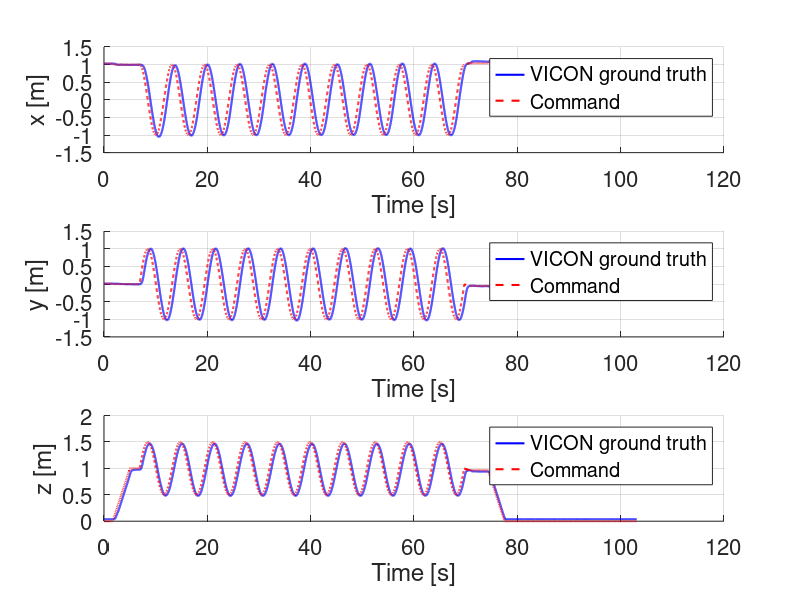

The MATLAB source for this figure:
clc
clear
close all;

%%%%%%%%%%%%%%%%%%%%%%%%%% DATASET FORMAT %%%%%%%%%%%%%%%%%%%%%%%%%%%%%%%%
% anchor_pos -> 3D location of anchors in VICON frame, ordered from 1-8
% flowdeck ->  first two columns correspond to the accumulated pixels in XY
%             third column corresponds to the Zranger measurement of height
% imu -> first three columns are accelerometer readings in xyz
%        last three columns are gyroscope measurements in xyz
% pos_vicon -> XYZ position measured by VICON system @ 200 Hz
% ref -> position setpoint sent to the drone
% uwb1 -> distance measurements to anchors 1-4
% uwb2 -> distance measurements to anchors 5-8


% Load the dataset
load('sine_xyz_fast_log30hz.mat')

% Plot followed trajectory in XYZ along with the commands sent
% FIGURE1: VICON ground truth and setpoints
figure(1)
subplot(3,1,1)
grid on;
hold on;
plot(t_vicon,pos_vicon(:,1),'b','Linewidth',1.5);
plot(t_cmds, ref(:,1),'--r', 'LineWidth', 1.5)
xlabel('Time [s]')
ylabel('x [m]')
legend('VICON ground truth', 'Command')
set(gca,'FontSize',16)

subplot(3,1,2)
grid on;
hold on;
plot(t_vicon,pos_vicon(:,2),'b','Linewidth',1.5);
plot(t_cmds, ref(:,2),'--r', 'LineWidth', 1.5)
xlabel('Time [s]')
ylabel('y [m]')
legend('VICON ground truth', 'Command')
set(gca,'FontSize',16)

subplot(3,1,3)
grid on;
hold on;
plot(t_vicon,pos_vicon(:,3),'b','Linewidth',1.5);
plot(t_cmds, ref(:,3),'--r', 'LineWidth', 1.5)
xlabel('Time [s]')
ylabel('z [m]')
legend('VICON ground truth', 'Command')
set(gca,'FontSize',16)